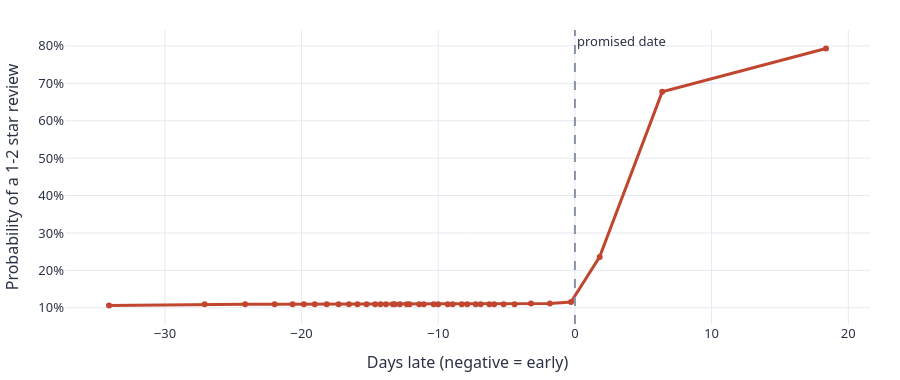

Notebook cell for this chart:
### Markdown cell above
---
# 3. What would each fix actually cost?

The final step is to put numbers against the options. Rather than assuming an effect size,
we fit the real observed relationship between lateness and detractor risk, then replay the
actual order history with each lever applied and read off the new detractor count.

That makes these estimates *magnitudes* rather than forecasts, which is the honest framing:
they are good enough to rank the options against each other and not precise enough to budget
from to two decimal places.

### Code cell
curve = S.fit_delay_curve(base)
V.fig_sim_curve(curve)

### Figure 1 — Plotly figure (JSON) as saved in the notebook; plotly's stock layout.template omitted (floating-point values rounded to 4 significant figures)
{"data": [{"line": {"color": "#c1462f", "width": 3}, "marker": {"size": 6}, "mode": "lines+markers", "type": "scatter", "x": [-34.09, -27.09, -24.13, -21.97, -20.66, -19.83, -19.04, -18.16, -17.29, -16.53, -15.91, -15.24, -14.62, -14.22, -13.82, -13.32, -13.17, -12.8, -12.29, -12.1, -11.39, -11.06, -10.33, -10.0, -9.307, -8.944, -8.282, -7.882, -7.26, -6.897, -6.262, -5.907, -5.217, -4.421, -3.209, -1.835, -0.2856, 1.809, 6.384, 18.37], "y": [10.59, 10.96, 10.96, 10.96, 10.96, 10.96, 10.96, 10.96, 10.96, 10.96, 10.96, 10.96, 10.96, 10.96, 10.96, 10.96, 10.96, 10.96, 10.96, 10.96, 10.96, 10.96, 10.96, 10.96, 10.96, 10.96, 10.96, 10.96, 10.96, 10.96, 10.96, 10.96, 10.96, 10.96, 11.14, 11.14, 11.52, 23.6, 67.71, 79.32]}], "layout": {"annotations": [{"showarrow": false, "text": "promised date", "x": 0, "xanchor": "left", "xref": "x", "y": 1, "yanchor": "top", "yref": "y domain"}], "font": {"color": "#2b3245", "family": "IBM Plex Sans, Segoe UI, Helvetica, Arial, sans-serif", "size": 13}, "height": 380, "hoverlabel": {"font": {"family": "IBM Plex Sans, Segoe UI, Helvetica, Arial, sans-serif"}}, "legend": {"orientation": "h", "title": {"text": ""}, "x": 0, "y": 1.02, "yanchor": "bottom"}, "margin": {"b": 50, "l": 60, "r": 30, "t": 30}, "paper_bgcolor": "#ffffff", "plot_bgcolor": "#ffffff", "shapes": [{"line": {"color": "#8a93a5", "dash": "dash"}, "type": "line", "x0": 0, "x1": 0, "xref": "x", "y0": 0, "y1": 1, "yref": "y domain"}], "xaxis": {"gridcolor": "#e6e9ef", "title": {"text": "Days late (negative = early)"}, "zeroline": false}, "yaxis": {"gridcolor": "#e6e9ef", "ticksuffix": "%", "title": {"text": "Probability of a 1-2 star review"}, "zeroline": false}}}
